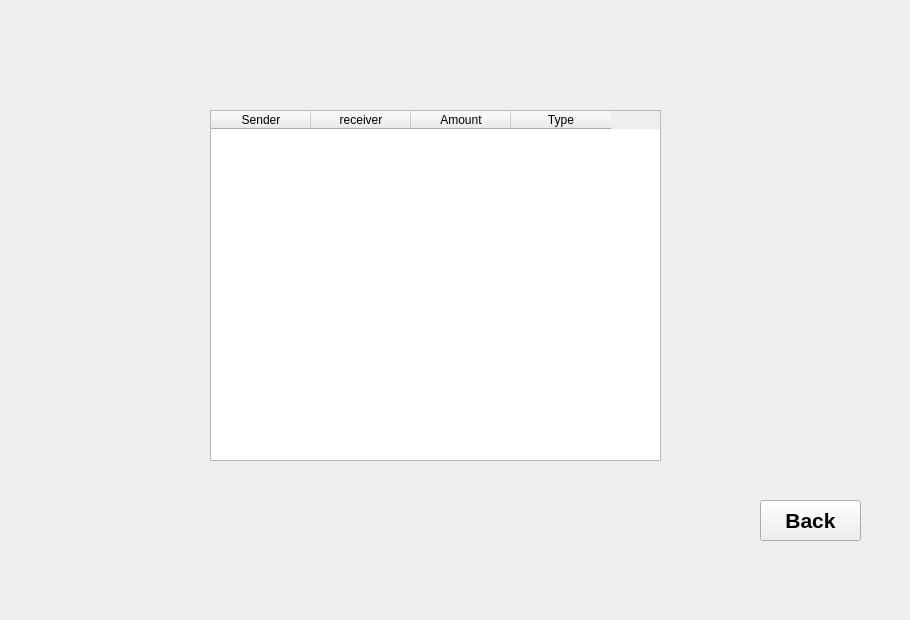
    <widget class="QWidget" name="TransHis">
     <widget class="QLabel" name="label_28">
      <property name="geometry">
       <rect>
        <x>70</x>
        <y>-20</y>
        <width>831</width>
        <height>611</height>
       </rect>
      </property>
      <property name="styleSheet">
       <string notr="true">background-image: url(:/res/image/coins.jpeg);</string>
      </property>
      <property name="text">
       <string/>
      </property>
     </widget>
     <widget class="QTableWidget" name="His">
      <property name="geometry">
       <rect>
        <x>210</x>
        <y>110</y>
        <width>451</width>
        <height>351</height>
       </rect>
      </property>
      <column>
       <property name="text">
        <string>Sender</string>
       </property>
      </column>
      <column>
       <property name="text">
        <string>receiver</string>
       </property>
      </column>
      <column>
       <property name="text">
        <string>Amount</string>
       </property>
      </column>
      <column>
       <property name="text">
        <string>Type</string>
       </property>
      </column>
     </widget>
     <widget class="QPushButton" name="pushButton_28">
      <property name="geometry">
       <rect>
        <x>760</x>
        <y>500</y>
        <width>101</width>
        <height>41</height>
       </rect>
      </property>
      <property name="font">
       <font>
        <pointsize>16</pointsize>
        <bold>true</bold>
       </font>
      </property>
      <property name="text">
       <string>Back</string>
      </property>
     </widget>
    </widget>
